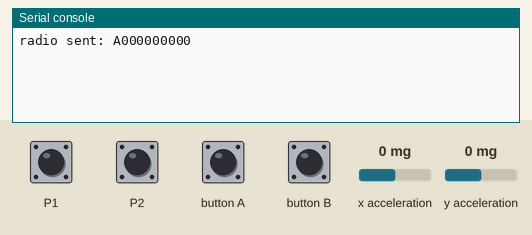
A program run on a simulated BBC micro:bit running MicroPython. Parts: the last lines printed to the serial console. The inputs (shaded band) are chosen by the test bench; at power-on: x acceleration 0 mg, y acceleration 0 mg. No radio messages arrive unless stated (any console line starting 'radio sent:' is added by the test bench).

Above: at 1.2 s.
1.3 s: x acceleration set to -1440 mg
At 2.5 s:
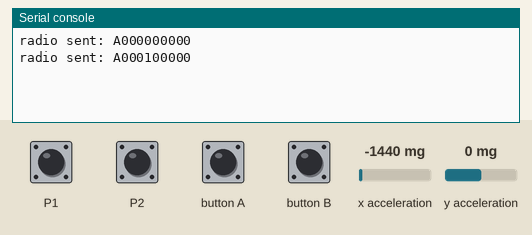
2.8 s: touch pin P1 pressed for 0.15 s
At 4.1 s:
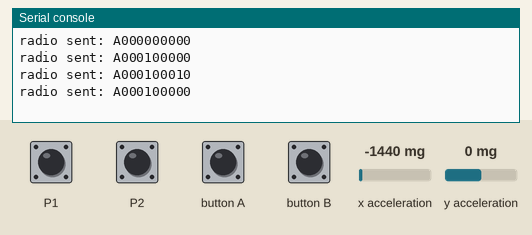
4.4 s: touch pin P2 pressed for 0.15 s
At 5.6 s:
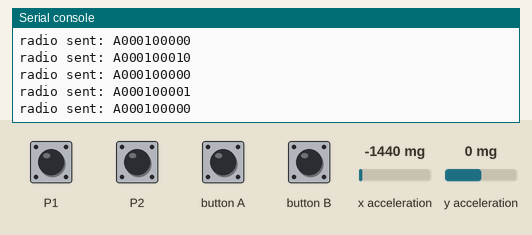
6.0 s: button A pressed for 0.15 s
At 6.8 s:
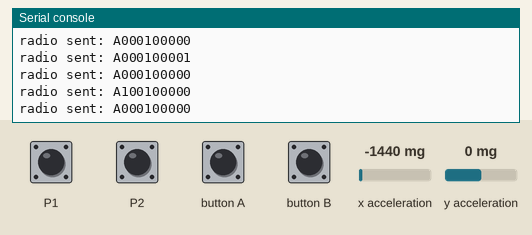
7.6 s: button B pressed for 0.15 s
At 8.9 s:
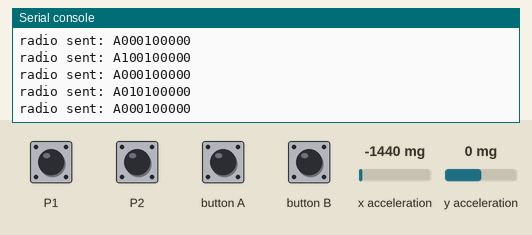
9.2 s: y acceleration set to -1440 mg
At 9.7 s:
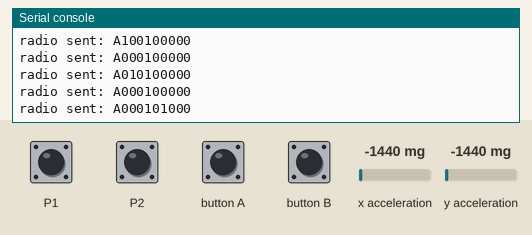
Timing chart, 0 to 11.7 s (numbered marks = the images above; inputs shaded):
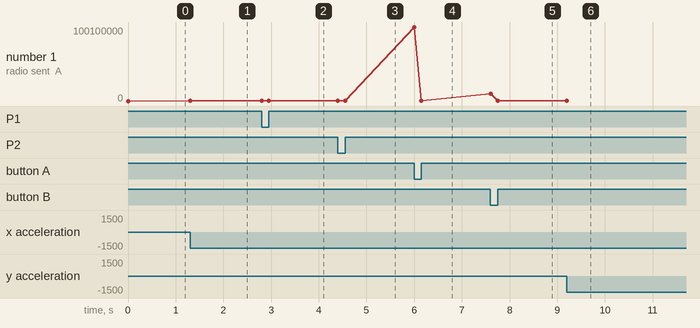

Measured:
- after the input at 1.3 s, the serial console: prints a new line at once (image 1)
- after the input at 2.8 s, the serial console: prints a new line at once (image 2)
- after the input at 4.4 s, the serial console: prints a new line at once (image 3)
- after the input at 6.0 s, the serial console: prints a new line at once (image 4)
- after the input at 7.6 s, the serial console: prints a new line at once (image 5)
- after the input at 9.2 s, the serial console: prints a new line at once (image 6)
- plotted number 1: 0 → 100000 after the input at 1.3 s, 100000 → 101000 after the input at 9.2 s

The program:

microbit_client.py
```python
from microbit import *
import radio

#compass.calibrate()
radio.on()

id = 'A'

prev_vector = 0,0,0,0,0,0,0,0

while True:

	vector = button_a.is_pressed(), button_b.is_pressed(),\
		accelerometer.get_x()>256, accelerometer.get_x()<-256,\
		accelerometer.get_y()>256, accelerometer.get_y()<-256,\
		pin0.is_touched(), pin1.is_touched(), pin2.is_touched()

	if prev_vector!=vector:
		s = ""
		for v in vector:
			if v:
				s+= '1'
			else:
				s+= '0'
		radio.send(id+s)
	prev_vector = vector
```
